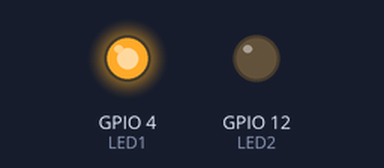
This sketch was run on a simulated ESP32. Shown: output pins drawn as LEDs (lit = HIGH).

Above: at 0.15 s.
At 3.25 s:
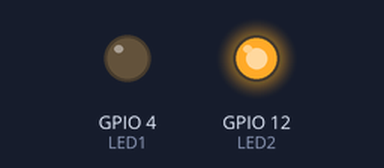
At 5.1 s:
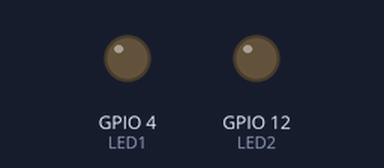
Timing chart, 0 to 6.4 s (numbered marks = the images above):
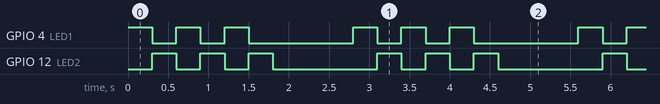

Measured:
- by itself, GPIO 4 (LED1), GPIO 12 (LED2): repeats every 2.8 s: 2 × (LOW 0.30 s, HIGH 0.30 s), LOW 1.3 s, HIGH 0.30 s
- by itself, everything shown: repeats every 2.8 s, in 7 steps

The sketch:

codigo6.ino
```cpp
const int LED1 = 4; // Primer LED
const int LED2 = 12; // Segundo LED

void setup() {
pinMode(LED1, OUTPUT); // Configura LED1
pinMode(LED2, OUTPUT); // Configura LED2
}

void loop() {
for (int i = 1; i <= 3; i++) { // Repite la secuencia 3 veces
digitalWrite(LED1, HIGH); // Enciende LED1
digitalWrite(LED2, LOW); // Apaga LED2
delay(300); // Espera

digitalWrite(LED1, LOW); // Apaga LED1
digitalWrite(LED2, HIGH); // Enciende LED2
delay(300); // Espera
}

digitalWrite(LED1, LOW); // Estado final conocido
digitalWrite(LED2, LOW); // Estado final conocido
delay(1000); // Pausa
}
```
